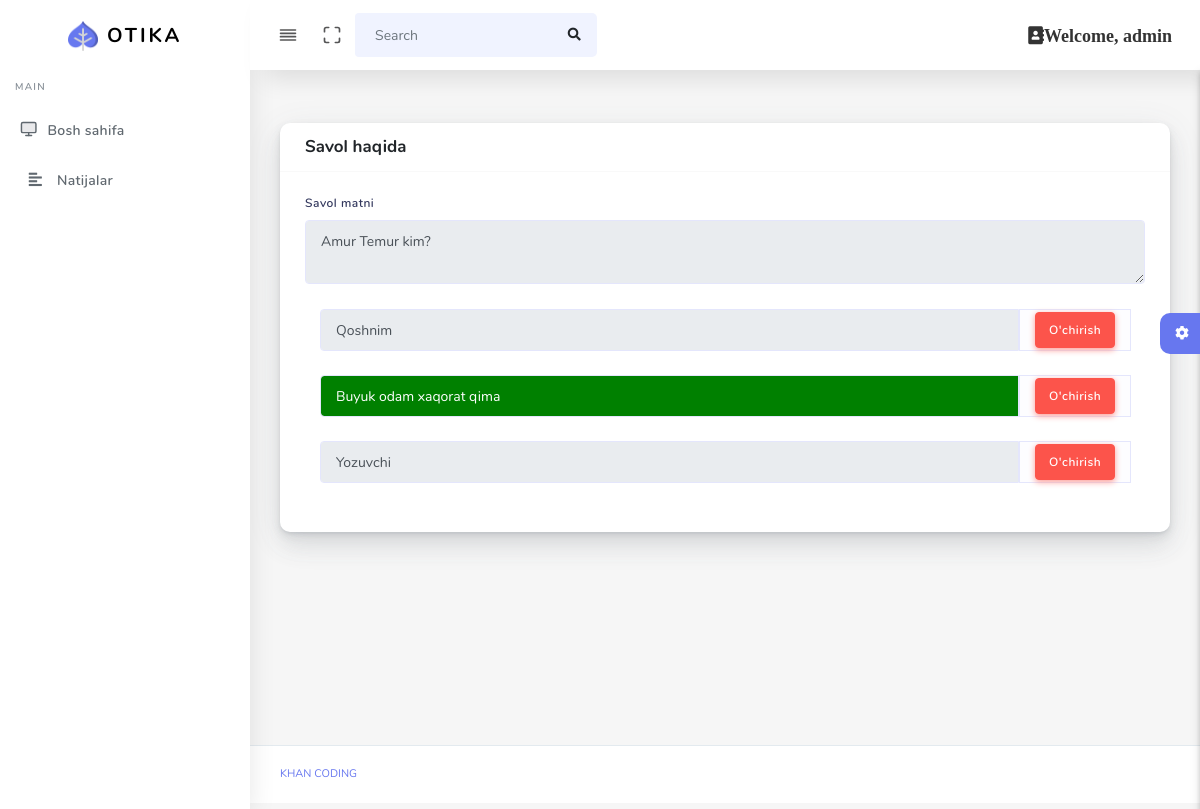
The page /question-detail/2/ (signed in) on the database its author committed.
### main/models.py (models this page shows, shortened)
class Question(models.Model):
    name = models.CharField(max_length=255)
    quiz = models.ForeignKey(Quiz, on_delete=models.CASCADE)
    @property
    def options(self):
        return Option.objects.filter(question=self).order_by('?')

class Option(models.Model):
    name = models.CharField(max_length=100)
    question = models.ForeignKey(Question, on_delete=models.CASCADE)
    correct = models.BooleanField(default=False)

### main/views.py (the view)
# urls.py: path('question-detail/<int:id>/', views.questionDetail, name='questionDetail'),
@login_required(login_url='login')
def questionDetail(request, id):
    question = models.Question.objects.get(id=id)
    return render(request, 'question-detail.html', {'question':question})

### main/templates/question-detail.html (shortened to what this page needs)
{% extends 'base.html' %}
{% block content %}
<div class="main-content" style="min-height: 608px;">
    <section class="section">
        <div class="section-body">
            <div class="row">
                <div class="col-12">
                    <div class="card">
                        <div class="card-header">
                            <h4>Savol haqida</h4>
                        </div>
                        <div class="card-body">
                            <div class="form-group">
                                <label>Savol matni</label>
                                <textarea readonly type="text" class="form-control" name="name">{{ question.name }}</textarea>
                            </div>
                            {% for option in question.options %}
                            <div class="container mt-4">
                                <div id="input-container">
                                    <div class="input-group mb-2">
                                        <input readonly style="{% if option.correct %}background-color:green; color:#FFFFFF{% endif %}" name="true" type="text" class="form-control" value="{{ option.name }}">
                                        <div class="input-group-prepend">
                                            <div class="input-group-text text-light">
                                                <a class="btn btn-danger" href="{% url 'optionDelete' question.id option.id %}" role="button">O'chirish</a>
                                            </div>
                                        </div>
                                    </div>
                                </div>
                            </div>
                            {% endfor %}
                            <br>
                        </div>
                    </div>
                </div>
            </div>
        </div>
    </section>
    <div class="settingSidebar">
        <a href="javascript:void(0)" class="settingPanelToggle">
            <i class="fa fa-spin fa-cog"></i>
        </a>
    </div>
</div>
{% endblock %}

### main/templates/base.html (shortened to what this page needs)
<!DOCTYPE html>
<html lang="en">
{% load static %}
<head>
  <link rel="stylesheet" href="{% static 'css/app.min.css' %}">
  <link rel="stylesheet" href="{% static 'css/style.css' %}">
  <link rel="stylesheet" href="{% static 'css/components.css' %}">
  <link rel="stylesheet" href="{% static 'bundles/izitoast/css/iziToast.min.css' %}">
  <link rel="stylesheet" href="{% static 'css/custom.css' %}">
  <link rel="stylesheet" href="https://cdnjs.cloudflare.com/ajax/libs/toastr.js/latest/toastr.min.css">
</head>
<body>
  <div id="app">
    <div class="main-wrapper main-wrapper-1">
      <div class="navbar-bg"></div>
      <nav class="navbar navbar-expand-lg main-navbar sticky">
        <div class="form-inline mr-auto">
          <ul class="navbar-nav mr-3">
            <li><a href="#" data-toggle="sidebar" class="nav-link nav-link-lg collapse-btn"> <i data-feather="align-justify"></i></a></li>
            <li><a href="#" class="nav-link nav-link-lg fullscreen-btn"><i data-feather="maximize"></i></a></li>
            <li>
              <form class="form-inline mr-auto">
                <div class="search-element">
                  <input class="form-control" type="search" placeholder="Search" aria-label="Search" data-width="200">
                  <button class="btn" type="submit"><i class="fas fa-search"></i></button>
                </div>
              </form>
            </li>
          </ul>
        </div>
        <ul class="navbar-nav navbar-right">
          {% if user.is_authenticated %}
            <li class="dropdown dropdown-list-toggle">
              <a href="#" data-toggle="dropdown" class="nav-link nav-link-lg message-toggle">
                <i class="fas fa-address-book" style="color: #333;">Welcome, {{ user.username }}</i>
              </a>
            </li>
          {% endif %}
        </ul>
      </nav>
      <div class="main-sidebar sidebar-style-2">
        <aside id="sidebar-wrapper">
          <div class="sidebar-brand">
            <a href=""> <img alt="image" src="{% static 'img/logo.png' %}" class="header-logo" /> <span class="logo-name">Otika</span></a>
          </div>
          <ul class="sidebar-menu">
            <li class="menu-header">Main</li>
            <li><a href="{% url 'quizList' %}" class="nav-link"><i data-feather="monitor"></i><span>Bosh sahifa</span></a></li>
            <li><a href="{% url 'detail' %}" ><i class="fas fa-align-left"></i><span>Natijalar</span></a></li>
          </ul>
        </aside>
      </div>
      {% block content %}
      {% endblock %}
      <footer class="main-footer">
        <div class="footer-left">
          <a href="https:github.com/khan-zero">Khan Coding</a></a>
        </div>
      </footer>
    </div>
  </div>
</body>
</html>

### rows shown on the page
Question: name "Amur Temur kim?"
Option: true "Qoshnim"
Option: true "Buyuk odam xaqorat qima"
Option: true "Yozuvchi"

### other values the page prints
{{ user.username }} "admin"
